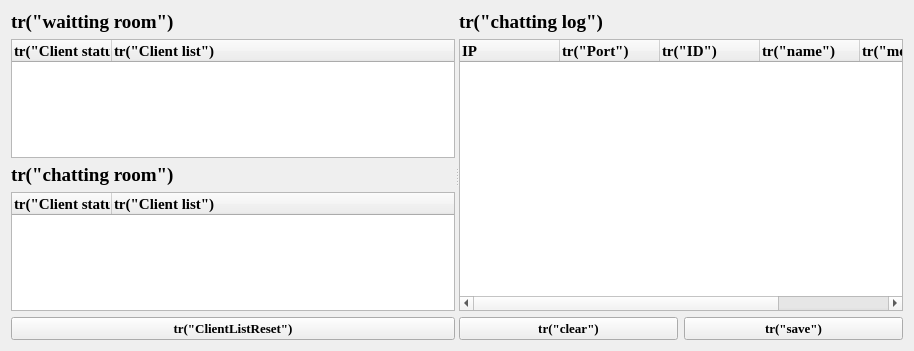
<?xml version="1.0" encoding="UTF-8"?>
<ui version="4.0">
 <class>ChatServerForm</class>
 <widget class="QWidget" name="ChatServerForm">
  <property name="geometry">
   <rect>
    <x>0</x>
    <y>0</y>
    <width>914</width>
    <height>351</height>
   </rect>
  </property>
  <property name="font">
   <font>
    <family>Times New Roman</family>
    <pointsize>11</pointsize>
   </font>
  </property>
  <property name="windowTitle">
   <string>Form</string>
  </property>
  <layout class="QVBoxLayout" name="verticalLayout_4">
   <item>
    <widget class="QSplitter" name="splitter">
     <property name="orientation">
      <enum>Qt::Horizontal</enum>
     </property>
     <widget class="QWidget" name="layoutWidget">
      <layout class="QVBoxLayout" name="verticalLayout">
       <item>
        <layout class="QVBoxLayout" name="verticalLayout_2">
         <item>
          <widget class="QLabel" name="waitingRoomLabel">
           <property name="maximumSize">
            <size>
             <width>16777215</width>
             <height>25</height>
            </size>
           </property>
           <property name="font">
            <font>
             <family>Times New Roman</family>
             <pointsize>14</pointsize>
             <bold>true</bold>
            </font>
           </property>
           <property name="text">
            <string>tr(&quot;waitting room&quot;)</string>
           </property>
          </widget>
         </item>
         <item>
          <widget class="QTreeWidget" name="waittingRoomTreeWidget">
           <property name="minimumSize">
            <size>
             <width>0</width>
             <height>0</height>
            </size>
           </property>
           <column>
            <property name="text">
             <string>tr(&quot;Client status&quot;)</string>
            </property>
            <property name="font">
             <font>
              <family>Times New Roman</family>
              <pointsize>11</pointsize>
              <bold>true</bold>
             </font>
            </property>
           </column>
           <column>
            <property name="text">
             <string>tr(&quot;Client list&quot;)</string>
            </property>
            <property name="font">
             <font>
              <family>Times New Roman</family>
              <pointsize>11</pointsize>
              <bold>true</bold>
             </font>
            </property>
           </column>
          </widget>
         </item>
        </layout>
       </item>
       <item>
        <layout class="QVBoxLayout" name="verticalLayout_1">
         <item>
          <widget class="QLabel" name="chattingRoomLabel">
           <property name="maximumSize">
            <size>
             <width>16777215</width>
             <height>25</height>
            </size>
           </property>
           <property name="font">
            <font>
             <family>Times New Roman</family>
             <pointsize>14</pointsize>
             <bold>true</bold>
            </font>
           </property>
           <property name="text">
            <string>tr(&quot;chatting room&quot;)</string>
           </property>
          </widget>
         </item>
         <item>
          <widget class="QTreeWidget" name="chattingRoomTreeWidget">
           <property name="minimumSize">
            <size>
             <width>0</width>
             <height>0</height>
            </size>
           </property>
           <column>
            <property name="text">
             <string>tr(&quot;Client status&quot;)</string>
            </property>
            <property name="font">
             <font>
              <family>Times New Roman</family>
              <pointsize>11</pointsize>
              <bold>true</bold>
             </font>
            </property>
           </column>
           <column>
            <property name="text">
             <string>tr(&quot;Client list&quot;)</string>
            </property>
            <property name="font">
             <font>
              <family>Times New Roman</family>
              <pointsize>11</pointsize>
              <bold>true</bold>
             </font>
            </property>
           </column>
          </widget>
         </item>
        </layout>
       </item>
       <item>
        <widget class="QPushButton" name="resetPushButton">
         <property name="minimumSize">
          <size>
           <width>0</width>
           <height>0</height>
          </size>
         </property>
         <property name="font">
          <font>
           <family>Times New Roman</family>
           <pointsize>10</pointsize>
           <bold>true</bold>
          </font>
         </property>
         <property name="text">
          <string>tr(&quot;ClientListReset&quot;)</string>
         </property>
        </widget>
       </item>
      </layout>
     </widget>
     <widget class="QWidget" name="layoutWidget">
      <layout class="QVBoxLayout" name="verticalLayout_3">
       <item>
        <widget class="QLabel" name="logLabel">
         <property name="maximumSize">
          <size>
           <width>16777215</width>
           <height>25</height>
          </size>
         </property>
         <property name="font">
          <font>
           <family>Times New Roman</family>
           <pointsize>14</pointsize>
           <bold>true</bold>
          </font>
         </property>
         <property name="text">
          <string>tr(&quot;chatting log&quot;)</string>
         </property>
        </widget>
       </item>
       <item>
        <widget class="QTreeWidget" name="logTreeWidget">
         <column>
          <property name="text">
           <string>IP</string>
          </property>
          <property name="font">
           <font>
            <family>Times New Roman</family>
            <pointsize>11</pointsize>
            <bold>true</bold>
           </font>
          </property>
         </column>
         <column>
          <property name="text">
           <string>tr(&quot;Port&quot;)</string>
          </property>
          <property name="font">
           <font>
            <family>Times New Roman</family>
            <pointsize>11</pointsize>
            <bold>true</bold>
           </font>
          </property>
         </column>
         <column>
          <property name="text">
           <string>tr(&quot;ID&quot;)</string>
          </property>
          <property name="font">
           <font>
            <family>Times New Roman</family>
            <pointsize>11</pointsize>
            <bold>true</bold>
           </font>
          </property>
         </column>
         <column>
          <property name="text">
           <string>tr(&quot;name&quot;)</string>
          </property>
          <property name="font">
           <font>
            <family>Times New Roman</family>
            <pointsize>11</pointsize>
            <bold>true</bold>
           </font>
          </property>
         </column>
         <column>
          <property name="text">
           <string>tr(&quot;message&quot;)</string>
          </property>
          <property name="font">
           <font>
            <family>Times New Roman</family>
            <pointsize>11</pointsize>
            <bold>true</bold>
           </font>
          </property>
         </column>
         <column>
          <property name="text">
           <string>tr(&quot;time&quot;)</string>
          </property>
          <property name="font">
           <font>
            <family>Times New Roman</family>
            <pointsize>11</pointsize>
            <bold>true</bold>
           </font>
          </property>
         </column>
        </widget>
       </item>
       <item>
        <layout class="QHBoxLayout" name="horizontalLayout">
         <item>
          <widget class="QPushButton" name="clearPushButton">
           <property name="font">
            <font>
             <family>Times New Roman</family>
             <pointsize>10</pointsize>
             <bold>true</bold>
            </font>
           </property>
           <property name="text">
            <string>tr(&quot;clear&quot;)</string>
           </property>
          </widget>
         </item>
         <item>
          <widget class="QPushButton" name="savePushButton">
           <property name="minimumSize">
            <size>
             <width>0</width>
             <height>0</height>
            </size>
           </property>
           <property name="font">
            <font>
             <family>Times New Roman</family>
             <pointsize>10</pointsize>
             <bold>true</bold>
            </font>
           </property>
           <property name="text">
            <string>tr(&quot;save&quot;)</string>
           </property>
          </widget>
         </item>
        </layout>
       </item>
      </layout>
     </widget>
    </widget>
   </item>
  </layout>
 </widget>
 <resources/>
 <connections>
  <connection>
   <sender>clearPushButton</sender>
   <signal>clicked()</signal>
   <receiver>logTreeWidget</receiver>
   <slot>clear()</slot>
   <hints>
    <hint type="sourcelabel">
     <x>662</x>
     <y>333</y>
    </hint>
    <hint type="destinationlabel">
     <x>744</x>
     <y>174</y>
    </hint>
   </hints>
  </connection>
 </connections>
</ui>
